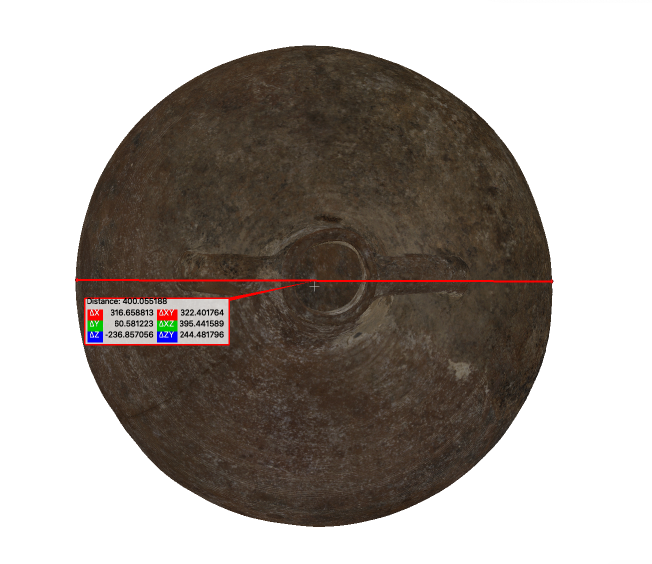
#> input picture yassiada2/circularity/finding ref diameter in cc - birdseye view.png, 1304 x 1128 px, given in place of vert_84-3_0.png, which was not available (shown at 1/2 size)
$ jupyter execute --allow-errors circularity_demo.ipynb   (shell and % lines are left out)   (text cells are left out)
#> lines starting #> are read from the running program, lines starting #| are printed output that depends on the picture; long printed decimals are rounded; pictures that were not available may be replaced by others from this repository, and a replacement may not be noted
[cell 1]
import circularity_util
import matplotlib.pyplot as plt
from matplotlib.lines import Line2D
import numpy as np
from skimage.io import imread
from skimage.filters import gaussian, threshold_otsu
from math import pi
from itertools import chain

[cell 2]
im_path = './vert/vert_84-3_0.png'
im = imread(im_path)
#> im is the input picture: shape (1128, 1304, 4); mean R, G, B, A 165.7, 158.7, 153.3, 255
im_gray = imread(im_path, as_gray=True)
#> im_gray: shape (1128, 1304) float64; min 0, max 1, mean 0.627

fig, ax = plt.subplots(1, 2, figsize=(15,10))
ax[0].imshow(im)
ax[0].axis('off')
ax[0].set_title('Original', fontsize=15)
ax[1].imshow(im_gray, cmap='gray')
ax[1].axis('off')
ax[1].set_title('Grayscale', fontsize=15)
plt.show()
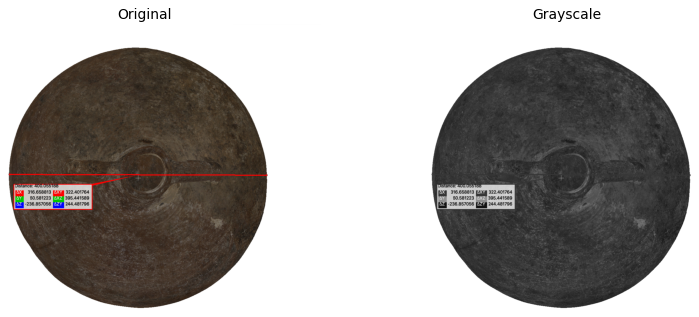
#> figure drawn by matplotlib, 2 panels

[cell 3]
im_gauss = gaussian(im_gray)

fig, ax = plt.subplots(1, 2, figsize=(15,10))
ax[0].imshow(im_gray, cmap='gray')
ax[0].axis('off')
ax[0].set_title('Without Gaussian blur', fontsize=15)
ax[1].imshow(im_gauss, cmap='gray')
ax[1].axis('off')
ax[1].set_title('With Gaussian blur', fontsize=15)
plt.show()

[cell 4]
otsu_threshold = threshold_otsu(im_gauss)
#> otsu_threshold = 0.609
print(otsu_threshold)
#| 0.6091

[cell 5]
intensities = list(chain.from_iterable(im_gauss))
#> intensities = 1470912 items
plt.figure(figsize=(12, 6))
plt.hist(intensities, color='xkcd:gray', bins=np.arange(-0.05,1.1, 0.1))
plt.axvline(otsu_threshold, color='g')
otsu_line = Line2D([0], [0], color='g', linewidth=2, linestyle='-')
plt.legend([otsu_line], ['Otsu threshold'], loc='upper left')
plt.xlabel('\nIntensity', fontsize=15)
plt.xticks(np.arange(0, 1.1, 0.1))
plt.ylabel('Pixel frequency\n', fontsize=15)
plt.title('Sorting pixels into object (left of threshold)\nand background (right of threshold)\n', fontsize=15)
plt.show()
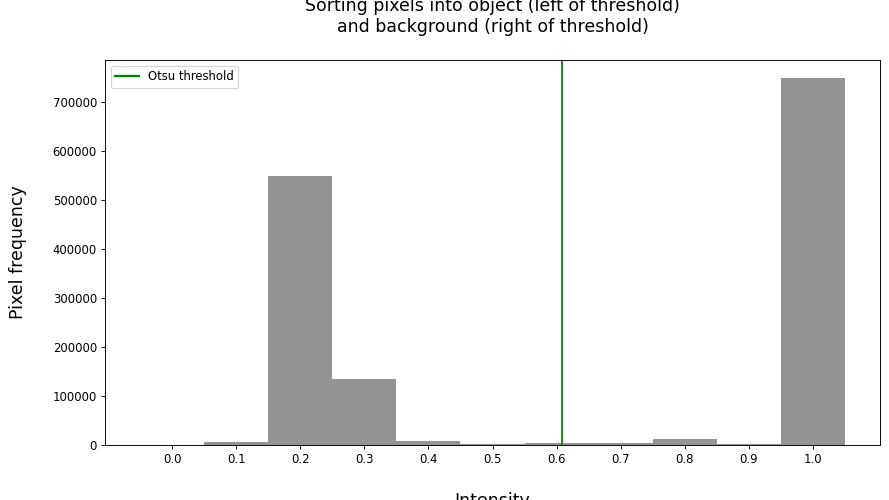
#> figure drawn by matplotlib, 1 panel; tallest bar 747501 high, from x = 0.95 to 1.05

$ run again, on yassiada2/circularity/finding ref diameter in cc - front view.png
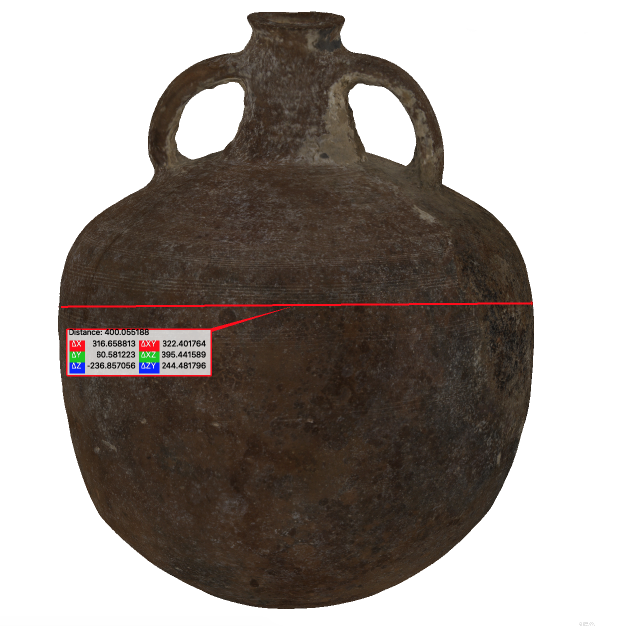
#> input picture yassiada2/circularity/finding ref diameter in cc - front view.png, 1236 x 1252 px, given in place of vert_84-3_0.png, which was not available (shown at 1/2 size)
#> im is the input picture: shape (1252, 1236, 4); mean R, G, B, A 156.2, 148.9, 143.9, 255
#> `plt.show()`:
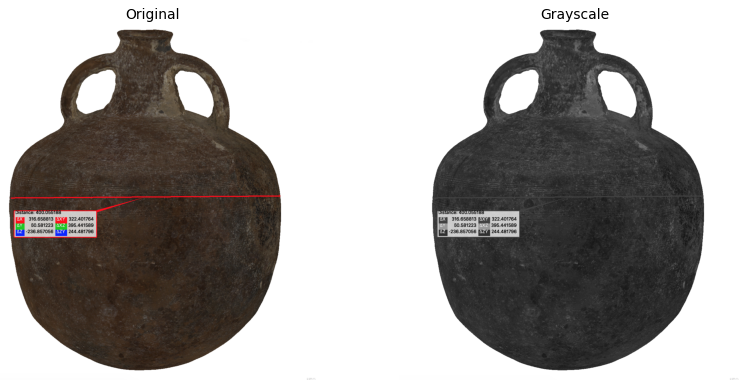
#> figure drawn by matplotlib, 2 panels
#> otsu_threshold = 0.597
#| 0.5966
#> intensities = 1547472 items
#> `plt.show()`:
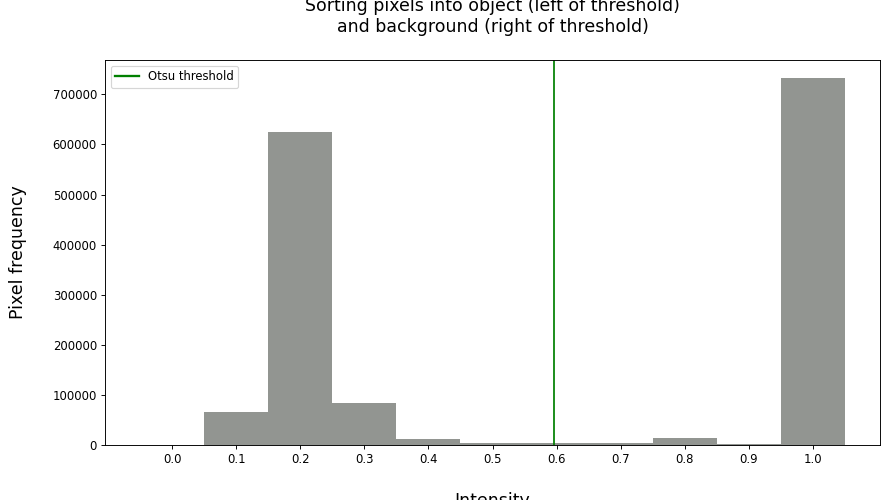
#> figure drawn by matplotlib, 1 panel; tallest bar 732106 high, from x = 0.95 to 1.05
